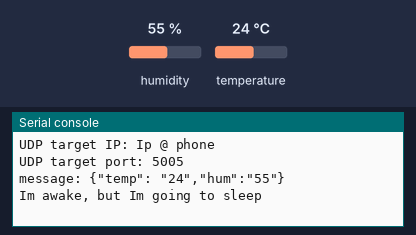
A program run on a simulated ESP8266 board running MicroPython. Parts: the last lines printed to the serial console. The inputs (shaded band) are chosen by the test bench; at power-on: humidity 55 %, temperature 24 °C. Deep sleep restarts the program when it ends.

Above: at 12.6 s.
12.7 s: humidity set to 22 %
At 15.7 s:
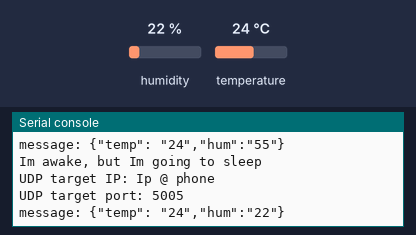
24.1 s: temperature set to 12 °C
At 31.9 s:
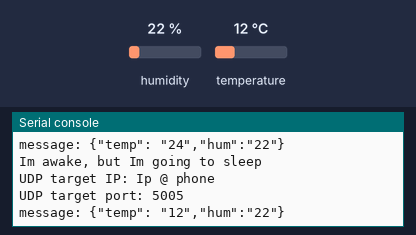
35.5 s: humidity set to 40 %
At 36.9 s:
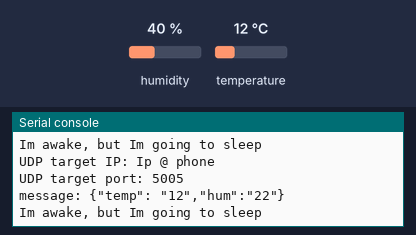
Timing chart, 0 to 38.5 s (numbered marks = the images above; inputs shaded):
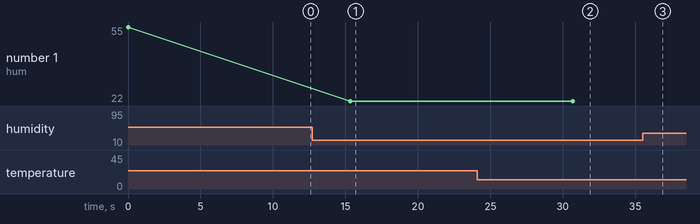

Measured:
- after the input at 12.7 s, the serial console: prints a new line after 2.6 s (image 1)
- after the input at 24.1 s, the serial console: prints a new line after 6.6 s (image 2)
- plotted number 1: 55 → 22 after the input at 12.7 s, 22 → 40 after the input at 35.5 s

The program:

main.py
```python
import socket
import json

import machine
from time import sleep

import depslep
import dht

# put pin D6 as input pin for the data dht11
d = dht.DHT11(machine.Pin(12))

d.measure()

hum = d.humidity()
temp = d.temperature()


UDP_IP = "Ip @ phone"
UDP_PORT = 5005

data = '{"temp": "'+str(temp)+'","hum":"'+str(hum)+'"}'

MESSAGE = str(data)

print("UDP target IP:", UDP_IP)
print("UDP target port:", UDP_PORT)
print("message:", MESSAGE)

sock = socket.socket(socket.AF_INET,  # Internet
                     socket.SOCK_DGRAM)  # UDP
sock.sendto(str.encode(MESSAGE), (UDP_IP, UDP_PORT))

# it's important to add this 5 sec for catching the micro awake
sleep(5)
print('Im awake, but Im going to sleep')

# go to sleep for 10 sec
depslep.deep_sleep(10000)
```

depslep.py
```python
import machine


def deep_sleep(msecs):
    # configure RTC.ALARM0 to be able to wake the device
    rtc = machine.RTC()
    rtc.irq(trigger=rtc.ALARM0, wake=machine.DEEPSLEEP)

    # set RTC.ALARM0 to fire after msecs milliseconds, waking the device
    rtc.alarm(rtc.ALARM0, msecs)

    # put the device to sleep
    machine.deepsleep()
```

boot.py
```python
# This file is executed on every boot (including wake-boot from deepsleep)

#import esp

# esp.osdebug(None)

import uos
import machine

# uos.dupterm(None, 1) # disable REPL on UART(0)

import gc

import webrepl

webrepl.start()

gc.collect()


def do_connect():

    import network

    sta_if = network.WLAN(network.STA_IF)

    if not sta_if.isconnected():

        print('connecting to network....')

        sta_if.active(True)

        sta_if.connect('SSID', 'PASSWORD')

    while not sta_if.isconnected():

        pass

    print('network config : ', sta_if.isconfig())
```
